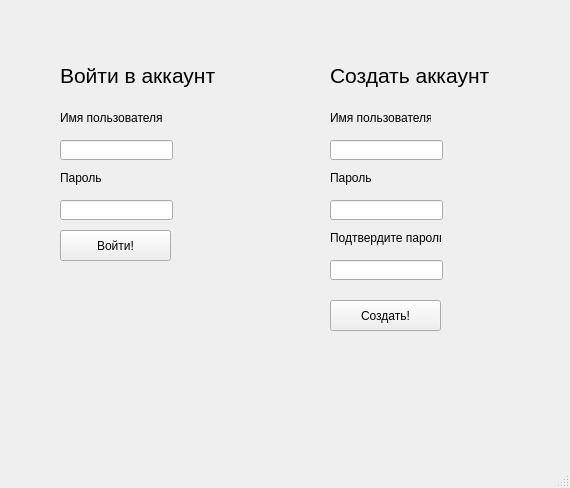
<?xml version="1.0" encoding="UTF-8"?>
<ui version="4.0">
 <class>MainWindow</class>
 <widget class="QMainWindow" name="MainWindow">
  <property name="geometry">
   <rect>
    <x>0</x>
    <y>0</y>
    <width>570</width>
    <height>488</height>
   </rect>
  </property>
  <property name="windowTitle">
   <string>MainWindow</string>
  </property>
  <widget class="QWidget" name="centralwidget">
   <widget class="QLabel" name="label">
    <property name="geometry">
     <rect>
      <x>60</x>
      <y>20</y>
      <width>241</width>
      <height>111</height>
     </rect>
    </property>
    <property name="font">
     <font>
      <pointsize>16</pointsize>
     </font>
    </property>
    <property name="text">
     <string>Войти в аккаунт</string>
    </property>
   </widget>
   <widget class="QLineEdit" name="Name_acc_old">
    <property name="geometry">
     <rect>
      <x>60</x>
      <y>140</y>
      <width>113</width>
      <height>20</height>
     </rect>
    </property>
   </widget>
   <widget class="QLineEdit" name="password_acc_old">
    <property name="geometry">
     <rect>
      <x>60</x>
      <y>200</y>
      <width>113</width>
      <height>20</height>
     </rect>
    </property>
   </widget>
   <widget class="QLabel" name="label_2">
    <property name="geometry">
     <rect>
      <x>60</x>
      <y>110</y>
      <width>111</width>
      <height>16</height>
     </rect>
    </property>
    <property name="text">
     <string>Имя пользователя</string>
    </property>
   </widget>
   <widget class="QLabel" name="label_3">
    <property name="geometry">
     <rect>
      <x>60</x>
      <y>170</y>
      <width>71</width>
      <height>16</height>
     </rect>
    </property>
    <property name="text">
     <string>Пароль</string>
    </property>
   </widget>
   <widget class="QLabel" name="label_4">
    <property name="geometry">
     <rect>
      <x>330</x>
      <y>20</y>
      <width>211</width>
      <height>111</height>
     </rect>
    </property>
    <property name="font">
     <font>
      <pointsize>16</pointsize>
     </font>
    </property>
    <property name="text">
     <string>Создать аккаунт</string>
    </property>
   </widget>
   <widget class="QLabel" name="label_5">
    <property name="geometry">
     <rect>
      <x>330</x>
      <y>110</y>
      <width>101</width>
      <height>16</height>
     </rect>
    </property>
    <property name="text">
     <string>Имя пользователя</string>
    </property>
   </widget>
   <widget class="QLineEdit" name="Name_acc_new">
    <property name="geometry">
     <rect>
      <x>330</x>
      <y>140</y>
      <width>113</width>
      <height>20</height>
     </rect>
    </property>
   </widget>
   <widget class="QLabel" name="label_6">
    <property name="geometry">
     <rect>
      <x>330</x>
      <y>170</y>
      <width>111</width>
      <height>16</height>
     </rect>
    </property>
    <property name="text">
     <string>Пароль</string>
    </property>
   </widget>
   <widget class="QLineEdit" name="Password1">
    <property name="geometry">
     <rect>
      <x>330</x>
      <y>200</y>
      <width>113</width>
      <height>20</height>
     </rect>
    </property>
   </widget>
   <widget class="QLabel" name="label_7">
    <property name="geometry">
     <rect>
      <x>330</x>
      <y>230</y>
      <width>111</width>
      <height>16</height>
     </rect>
    </property>
    <property name="text">
     <string>Подтвердите пароль</string>
    </property>
   </widget>
   <widget class="QLineEdit" name="password2">
    <property name="geometry">
     <rect>
      <x>330</x>
      <y>260</y>
      <width>113</width>
      <height>20</height>
     </rect>
    </property>
   </widget>
   <widget class="QPushButton" name="create_btn">
    <property name="geometry">
     <rect>
      <x>330</x>
      <y>300</y>
      <width>111</width>
      <height>31</height>
     </rect>
    </property>
    <property name="text">
     <string>Создать!</string>
    </property>
   </widget>
   <widget class="QPushButton" name="enter_btn">
    <property name="geometry">
     <rect>
      <x>60</x>
      <y>230</y>
      <width>111</width>
      <height>31</height>
     </rect>
    </property>
    <property name="text">
     <string>Войти!</string>
    </property>
   </widget>
   <widget class="QLabel" name="error_label">
    <property name="geometry">
     <rect>
      <x>220</x>
      <y>370</y>
      <width>271</width>
      <height>71</height>
     </rect>
    </property>
    <property name="font">
     <font>
      <pointsize>10</pointsize>
     </font>
    </property>
    <property name="text">
     <string> </string>
    </property>
   </widget>
  </widget>
  <widget class="QMenuBar" name="menubar">
   <property name="geometry">
    <rect>
     <x>0</x>
     <y>0</y>
     <width>570</width>
     <height>21</height>
    </rect>
   </property>
  </widget>
  <widget class="QStatusBar" name="statusbar"/>
 </widget>
 <resources/>
 <connections/>
</ui>
